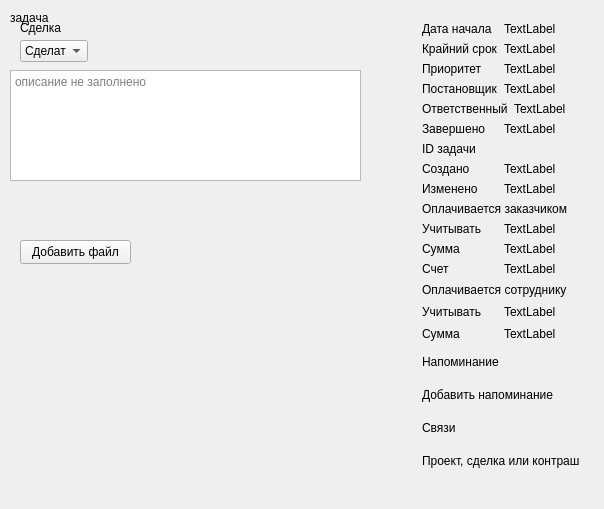
<?xml version="1.0" encoding="UTF-8"?>
<ui version="4.0">
 <class>TaskWidgetClass</class>
 <widget class="QWidget" name="TaskWidgetClass">
  <property name="geometry">
   <rect>
    <x>0</x>
    <y>0</y>
    <width>604</width>
    <height>509</height>
   </rect>
  </property>
  <property name="windowTitle">
   <string>TaskWidget</string>
  </property>
  <widget class="QLabel" name="nameTaskLbl">
   <property name="geometry">
    <rect>
     <x>10</x>
     <y>10</y>
     <width>49</width>
     <height>16</height>
    </rect>
   </property>
   <property name="text">
    <string>задача</string>
   </property>
  </widget>
  <widget class="QTextEdit" name="textEdit">
   <property name="geometry">
    <rect>
     <x>10</x>
     <y>70</y>
     <width>351</width>
     <height>111</height>
    </rect>
   </property>
   <property name="placeholderText">
    <string>описание не заполнено</string>
   </property>
  </widget>
  <widget class="QComboBox" name="comboBox">
   <property name="geometry">
    <rect>
     <x>20</x>
     <y>40</y>
     <width>68</width>
     <height>22</height>
    </rect>
   </property>
   <item>
    <property name="text">
     <string>Сделать</string>
    </property>
   </item>
   <item>
    <property name="text">
     <string>В работе</string>
    </property>
   </item>
   <item>
    <property name="text">
     <string>Сделано</string>
    </property>
   </item>
   <item>
    <property name="text">
     <string>Завершено</string>
    </property>
   </item>
  </widget>
  <widget class="QLabel" name="dealLbl">
   <property name="geometry">
    <rect>
     <x>20</x>
     <y>20</y>
     <width>49</width>
     <height>16</height>
    </rect>
   </property>
   <property name="text">
    <string>Сделка</string>
   </property>
  </widget>
  <widget class="QWidget" name="layoutWidget">
   <property name="geometry">
    <rect>
     <x>411</x>
     <y>11</y>
     <width>179</width>
     <height>474</height>
    </rect>
   </property>
   <layout class="QVBoxLayout" name="verticalLayout_4">
    <item>
     <layout class="QVBoxLayout" name="verticalLayout">
      <item>
       <layout class="QVBoxLayout" name="verticalLayout_3">
        <item>
         <layout class="QHBoxLayout" name="horizontalLayout">
          <item>
           <widget class="QLabel" name="dateBeginLbl_2">
            <property name="text">
             <string>Дата начала</string>
            </property>
           </widget>
          </item>
          <item>
           <widget class="QLabel" name="dateBeginLbl">
            <property name="text">
             <string>TextLabel</string>
            </property>
           </widget>
          </item>
         </layout>
        </item>
        <item>
         <layout class="QHBoxLayout" name="horizontalLayout_2">
          <item>
           <widget class="QLabel" name="deadLineLbl">
            <property name="text">
             <string>Крайний срок</string>
            </property>
           </widget>
          </item>
          <item>
           <widget class="QLabel" name="deadLineLbl_2">
            <property name="text">
             <string>TextLabel</string>
            </property>
           </widget>
          </item>
         </layout>
        </item>
        <item>
         <layout class="QHBoxLayout" name="horizontalLayout_3">
          <item>
           <widget class="QLabel" name="priorityLbl">
            <property name="text">
             <string>Приоритет</string>
            </property>
           </widget>
          </item>
          <item>
           <widget class="QLabel" name="priorityLbl_2">
            <property name="text">
             <string>TextLabel</string>
            </property>
           </widget>
          </item>
         </layout>
        </item>
        <item>
         <layout class="QHBoxLayout" name="horizontalLayout_4">
          <item>
           <widget class="QLabel" name="lcreatorLbl">
            <property name="text">
             <string>Постановщик</string>
            </property>
           </widget>
          </item>
          <item>
           <widget class="QLabel" name="lcreatorLbl_2">
            <property name="text">
             <string>TextLabel</string>
            </property>
           </widget>
          </item>
         </layout>
        </item>
        <item>
         <layout class="QHBoxLayout" name="horizontalLayout_5">
          <item>
           <widget class="QLabel" name="executorLbl">
            <property name="text">
             <string>Ответственный</string>
            </property>
           </widget>
          </item>
          <item>
           <widget class="QLabel" name="executorLbl_2">
            <property name="text">
             <string>TextLabel</string>
            </property>
           </widget>
          </item>
         </layout>
        </item>
        <item>
         <layout class="QHBoxLayout" name="horizontalLayout_6">
          <item>
           <widget class="QLabel" name="completedDateLblb">
            <property name="text">
             <string>Завершено</string>
            </property>
           </widget>
          </item>
          <item>
           <widget class="QLabel" name="completedDateLblb_2">
            <property name="text">
             <string>TextLabel</string>
            </property>
           </widget>
          </item>
         </layout>
        </item>
        <item>
         <layout class="QHBoxLayout" name="horizontalLayout_9">
          <item>
           <widget class="QLabel" name="idLbl">
            <property name="text">
             <string>ID задачи</string>
            </property>
           </widget>
          </item>
          <item>
           <widget class="QLabel" name="idLbl_2">
            <property name="text">
             <string/>
            </property>
           </widget>
          </item>
         </layout>
        </item>
        <item>
         <layout class="QHBoxLayout" name="horizontalLayout_7">
          <item>
           <widget class="QLabel" name="createLbl">
            <property name="text">
             <string>Создано</string>
            </property>
           </widget>
          </item>
          <item>
           <widget class="QLabel" name="createLbl_2">
            <property name="text">
             <string>TextLabel</string>
            </property>
           </widget>
          </item>
         </layout>
        </item>
        <item>
         <layout class="QHBoxLayout" name="horizontalLayout_8">
          <item>
           <widget class="QLabel" name="editLbl">
            <property name="text">
             <string>Изменено</string>
            </property>
           </widget>
          </item>
          <item>
           <widget class="QLabel" name="editLbl_2">
            <property name="text">
             <string>TextLabel</string>
            </property>
           </widget>
          </item>
         </layout>
        </item>
       </layout>
      </item>
      <item>
       <widget class="QLabel" name="label">
        <property name="text">
         <string>Оплачивается заказчиком</string>
        </property>
       </widget>
      </item>
      <item>
       <layout class="QHBoxLayout" name="horizontalLayout_10">
        <item>
         <widget class="QLabel" name="label_2">
          <property name="text">
           <string>Учитывать</string>
          </property>
         </widget>
        </item>
        <item>
         <widget class="QLabel" name="label_12">
          <property name="text">
           <string>TextLabel</string>
          </property>
         </widget>
        </item>
       </layout>
      </item>
      <item>
       <layout class="QHBoxLayout" name="horizontalLayout_11">
        <item>
         <widget class="QLabel" name="label_3">
          <property name="text">
           <string>Сумма</string>
          </property>
         </widget>
        </item>
        <item>
         <widget class="QLabel" name="label_13">
          <property name="text">
           <string>TextLabel</string>
          </property>
         </widget>
        </item>
       </layout>
      </item>
      <item>
       <layout class="QHBoxLayout" name="horizontalLayout_12">
        <item>
         <widget class="QLabel" name="label_4">
          <property name="text">
           <string>Счет</string>
          </property>
         </widget>
        </item>
        <item>
         <widget class="QLabel" name="label_14">
          <property name="text">
           <string>TextLabel</string>
          </property>
         </widget>
        </item>
       </layout>
      </item>
     </layout>
    </item>
    <item>
     <layout class="QVBoxLayout" name="verticalLayout_2">
      <item>
       <widget class="QLabel" name="label_5">
        <property name="text">
         <string>Оплачивается сотруднику</string>
        </property>
       </widget>
      </item>
      <item>
       <layout class="QHBoxLayout" name="horizontalLayout_13">
        <item>
         <widget class="QLabel" name="label_7">
          <property name="text">
           <string>Учитывать</string>
          </property>
         </widget>
        </item>
        <item>
         <widget class="QLabel" name="label_15">
          <property name="text">
           <string>TextLabel</string>
          </property>
         </widget>
        </item>
       </layout>
      </item>
      <item>
       <layout class="QHBoxLayout" name="horizontalLayout_14">
        <item>
         <widget class="QLabel" name="label_6">
          <property name="text">
           <string>Сумма</string>
          </property>
         </widget>
        </item>
        <item>
         <widget class="QLabel" name="label_16">
          <property name="text">
           <string>TextLabel</string>
          </property>
         </widget>
        </item>
       </layout>
      </item>
     </layout>
    </item>
    <item>
     <layout class="QVBoxLayout" name="verticalLayout_6">
      <item>
       <widget class="QLabel" name="label_8">
        <property name="text">
         <string>Напоминание</string>
        </property>
       </widget>
      </item>
      <item>
       <widget class="QLabel" name="label_9">
        <property name="text">
         <string>Добавить напоминание</string>
        </property>
       </widget>
      </item>
     </layout>
    </item>
    <item>
     <layout class="QVBoxLayout" name="verticalLayout_7">
      <item>
       <widget class="QLabel" name="label_10">
        <property name="text">
         <string>Связи</string>
        </property>
       </widget>
      </item>
      <item>
       <widget class="QLabel" name="label_11">
        <property name="text">
         <string>Проект, сделка или контрашент</string>
        </property>
       </widget>
      </item>
     </layout>
    </item>
   </layout>
  </widget>
  <widget class="QPushButton" name="addDocumentBtn">
   <property name="geometry">
    <rect>
     <x>20</x>
     <y>240</y>
     <width>111</width>
     <height>24</height>
    </rect>
   </property>
   <property name="text">
    <string>Добавить файл</string>
   </property>
  </widget>
 </widget>
 <layoutdefault spacing="6" margin="11"/>
 <resources/>
 <connections/>
</ui>
